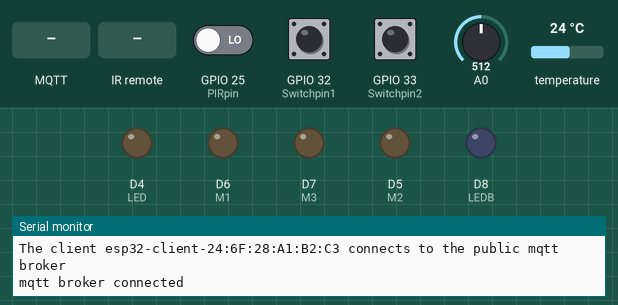
This sketch was run on a simulated ESP8266 (NodeMCU). Parts: output pins drawn as LEDs (lit = HIGH), the last lines printed to the serial monitor. Dashed ring = blinking. The inputs (shaded band) are chosen by the test bench; at power-on: GPIO 32 (Switchpin1) LOW, GPIO 25 (PIRpin) LOW, GPIO 33 (Switchpin2) LOW, A0 = 512, temperature 24 °C. WiFi joins after 1.5 s; servers stay silent unless stated; no MQTT or app messages arrive unless stated.

Above: at 2.8 s.
2.9 s: MQTT message "402" arrives on the first subscribed topic
At 5.7 s:
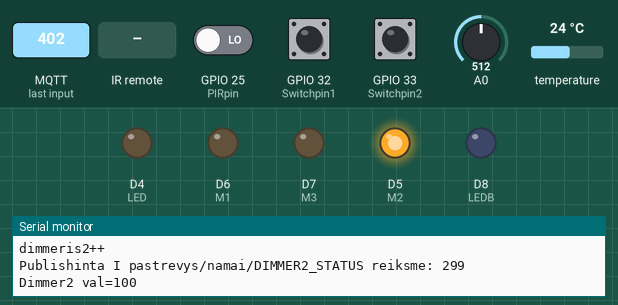
6.4 s: GPIO 32 (Switchpin1) pulled HIGH for 1 s
At 10.1 s:
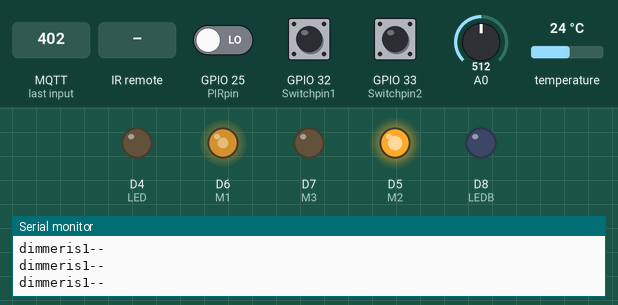
13.8 s: GPIO 25 (PIRpin) driven HIGH
At 16.0 s:
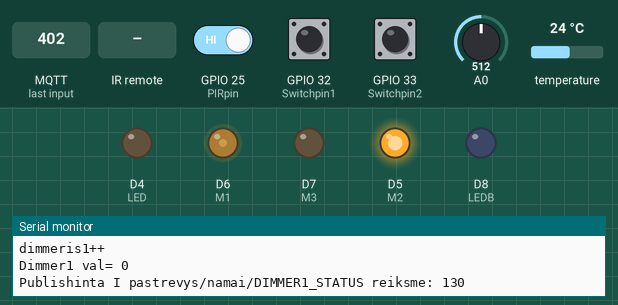
26.3 s: GPIO 33 (Switchpin2) pulled HIGH for 0.15 s
At 27.54 s:
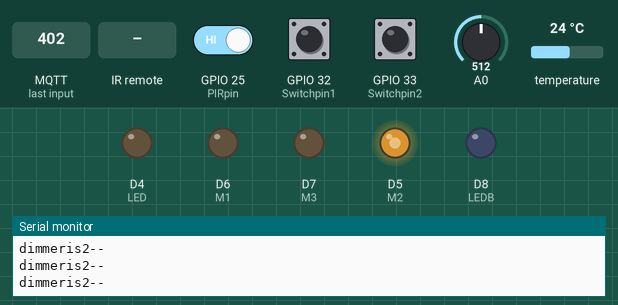
29.8 s: infrared code 0x22FF02 received
At 31.1 s:
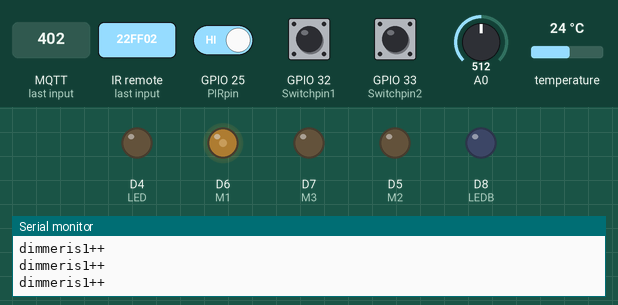
35.3 s: MQTT message "401" arrives on the second subscribed topic
At 39.5 s:
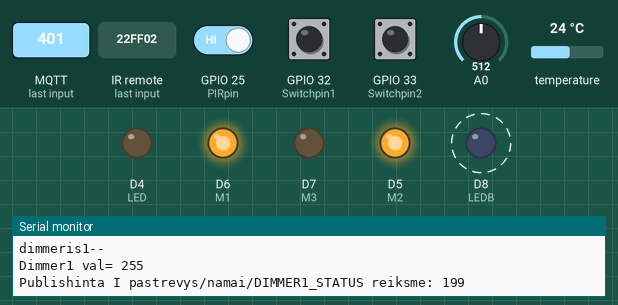
Timing chart, 0 to 39.8 s (numbered marks = the images above; inputs shaded):
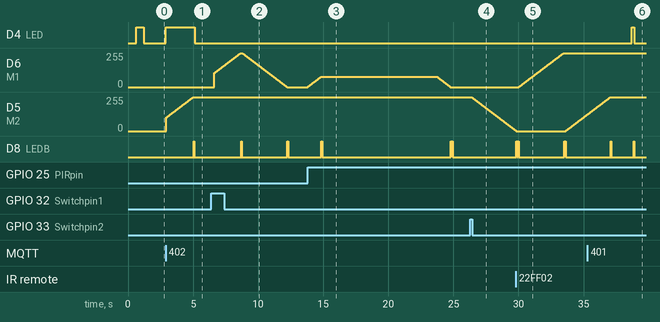

The sketch:

automatika_MQQ_1.11.ino
```cpp
#include <Arduino.h>
#include <analogWrite.h>
#include <WiFiManager.h>
#include <PubSubClient.h>
#include <Ticker.h>
#include <RCSwitch.h>
#include <OneWire.h>
#include <DallasTemperature.h>
Ticker ticker;


int temp;
int LED = 2;
int LEDB = 15;

#define ONE_WIRE_BUS 27
#define M1  12
#define M2  14
#define M3  13
#define LDRpin  34
#define PIRpin 25
#define Switchpin1  32
#define Switchpin2  33

int RFPAYLOAD = 0;

bool USE_PIR = true;
bool PIR_ACTIVE = false;
bool Dimmer1_on_switch = false;
bool Dimmer2_on_switch = false;
////////////INPUT//////////////////////////
bool NightLight_inside = false;
bool NightLight_outside = false;
bool stateS1 = false;
bool stateS2 = false;

bool needtochange = false;
bool ReadyToRead = true;
bool ReadyToRead2 = true;
bool PIR_Timerioflagas1=true;
bool TurnOFF_inside     = false;
bool TrunOFF_outside   = false;
bool TurnON_inside     = false;
bool published= false;
bool TurnON_outside = false;
bool switch1pre = false;
bool switch2pre = false;
bool switch1now = true;
bool switch2now = true;
bool Dimmer1_on_pir = false;
bool PIR_ACTIVE_again=false;
bool Flag1=true;
///////////OUTPUT//////////////////////////
bool PirInside = false;
byte D1 = 100;
byte D2 = 100;
byte D3 = 100;
///////////////////////////////////////////
long passed = 0;
byte Reconnect_MQTT_Attempts=0, Reconnect_WIFI_Attempts=0;
long passed2 = 0;
unsigned long lastReconnectAttempt = 0, lastReconnectAttempt_MQTT=0,lastReconnectAttempt_WIFI=0,timeSinceLastRead=0, SinceLastHeartbeat=0, LightON_Time=0;
int datat = 0;

long LDR_time , Dimmer1_on_time, Timer2;
int LDR_Value;

const char *mqtt_broker = "broker.hivemq.com";
const char *topic = "TOPIC";
const char *mqtt_username = "USERNAME";
const char *mqtt_password = "PASSWORD";
const int   mqtt_port = 1883;

OneWire oneWire(ONE_WIRE_BUS);
DallasTemperature sensors(&oneWire);
RCSwitch mySwitch = RCSwitch();
RCSwitch mySwitchT = RCSwitch();
WiFiClient espClient;
PubSubClient client(espClient);
  WiFiManager wm;

void IRAM_ATTR PIR_ACTIVADED(){
      PIR_ACTIVE = true;

}
void setup() {
  Serial.begin(9600);
  mySwitch.enableReceive(22);
  mySwitchT.enableTransmit(23);
  mySwitchT.setRepeatTransmit(3);
  analogWriteFrequency(1000);
  sensors.begin();

  pinMode(LEDB, OUTPUT);
  pinMode(LED, OUTPUT);
  pinMode(M1, OUTPUT);
  pinMode(M2, OUTPUT);
  pinMode(M3, OUTPUT);
  pinMode(Switchpin1, INPUT);
  pinMode(Switchpin2, INPUT);
  pinMode(LDRpin, INPUT);
  pinMode(PIRpin, INPUT_PULLDOWN);

  attachInterrupt(digitalPinToInterrupt(PIRpin), PIR_ACTIVADED, RISING);

  ticker.attach(0.6, tick);
  wm.setConfigPortalTimeout(60);
  wm.setAPCallback(configModeCallback);
  if (!wm.autoConnect()) {
    Serial.println("failed to connect and hit timeout");
    ESP.restart();
    delay(1000);
  }
  ticker.detach();

  Serial.println("Connected to the WiFi network");
  //connecting to a mqtt broker
  client.setServer(mqtt_broker, mqtt_port);
  client.setCallback(callback);
  while (!client.connected()) {
    String client_id = "esp32-client-";
    client_id += String(WiFi.macAddress());
    Serial.printf("The client %s connects to the public mqtt broker\n", client_id.c_str());
    if (client.connect(client_id.c_str(), mqtt_username, mqtt_password)) {
      Serial.println("mqtt broker connected");
    } else {
      Serial.print("failed with state ");
      Serial.print(client.state());
      delay(2000);
    }
  }
  // publish and subscribe
  client.subscribe(topic);
  client.subscribe("pastrevys/namai2");
  LDR_time = millis();
}


boolean reconnect() {
  String client_id = "esp32-client-";
    client_id += String(WiFi.macAddress());
  if (client.connect(client_id.c_str(), mqtt_username, mqtt_password)) {
    // Once connected, publish an announcement...
  client.subscribe("pastrevys/namai2");
    client.subscribe(topic);
  }
  return client.connected();
}

void callback(char *topic, byte *payload, unsigned int length) {
  tick();
  Serial.print("Message arrived in topic: ");
  Serial.println(topic);
  Serial.print("Message:");
  for (int i = 0; i < length; i++) {
    Serial.print((char) payload[i]);
  }
  Serial.println();
  Serial.println("-----------------------");

  datat += ((char)payload[0] - '0') * 100;
  datat += ((char)payload[1] - '0') * 10;
  datat += ((char)payload[2] - '0');
  proc (datat);
  datat = 0;
tick();
}

void tick() {
  //toggle state
  digitalWrite(LED, !digitalRead(LED));
}
void tick1() {
  //toggle state
  digitalWrite(LEDB, !digitalRead(LEDB));     // set pin to the opposite state
}
void configModeCallback (WiFiManager *myWiFiManager) {
  Serial.println("Entered config mode");
  Serial.println(WiFi.softAPIP());
  Serial.println(myWiFiManager->getConfigPortalSSID());
  ticker.attach(0.2, tick);
}

int TempDS18B20(){
    sensors.requestTemperatures();
    return (sensors.getTempCByIndex(0));
}


int proc (int payload) {

  if (payload >= 100 and payload <= 199) {
    Dimmer1 (payload);
  }
  if (payload >= 200 and payload <= 299) {
    Dimmer2 (payload);
  }
  if (payload >= 300 and payload <= 399) {
    Dimmer3 (payload);
  }
  if (payload >= 400 and payload <= 499) {
    Tasker (payload);
  }

}

void Dimmer1(int pay) {
  byte dim = map(pay, 100, 199, 0, 255);

    for (int i=D1; i<=dim; i++){
    analogWrite(M1, i);
    delayMicroseconds(200);
    Serial.println("dimmeris1++");
    }
  for (int i=D1; i>=dim;i--){
    analogWrite(M1, i);
    delayMicroseconds(200);
    Serial.println("dimmeris1--"); }

  Serial.print("Dimmer1 val= "); Serial.println(D1);
  pub (pay,"pastrevys/namai/DIMMER1_STATUS");
    D1 = dim;
    dim = 0;


}
void Dimmer2(int pay) {
  byte i = map(pay, 200, 299, 0, 255);

   for (int i1=D2; i1<=i; i1++){
    analogWrite(M2, i1);
    delay(0.6);
    Serial.println("dimmeris2++");
    }
  for (int i1=D2; i1>=i; i1--){
    analogWrite(M2, i1);
    delay(0.6);
    Serial.println("dimmeris2--"); }
    pub (pay,"pastrevys/namai/DIMMER2_STATUS");

  Serial.print("Dimmer2 val="); Serial.println(D2);
   D2 = i;
   i = 0;
}
void Dimmer3(int pay) {
  byte i = map(pay, 300, 399, 0, 255);  analogWrite(M3, i);
  D3 = i;
  Serial.print("Dimmer3 val="); Serial.println(D3);
}

void Tasker(int pay) {

  Serial.print("Tasker:: ");
  Serial.print(pay);
  Serial.println("");
  switch (pay) {
    case 401:     Dimmer1(199);               break;   //Ijungti 1 dimmeri MAX
    case 402:     Dimmer2(299);               break;   //Ijungti 2 dimmeri MAX
    case 403:     NightLight_inside = true;   break;   //Ijungti 1 dimmeri NIGHTLIGHT
    case 404:     NightLight_inside = false;  break;   //ISjungti 1 dimmeri NIGHTLIGHT
    case 405:     NightLight_outside = true;  break;   //Ijungti 2 dimmeri NIGHTLIGHT
    case 406:     NightLight_outside = false; break;   //ISjungti 2 dimmeri NIGHTLIGHT
    case 407:     Dimmer1(100);               break;   //ISjungti 1 dimmeri
    case 408:     Dimmer2(200);               break;   //ISjungti 2 dimmeri
    case 409:     PIR_ACTIVE = true;          break;   //Testavimui Aktyvuoti PIR dirbtinai
    case 410:     USE_PIR = false;            break;   //Deaktyvuoti  PIR VEIKIMA
    case 411:     ESP.restart();              break;   // Restartuoti sistema
  }
}


void change (byte i) {
  if   (i == 1) {
    if (D1 < 150) {
      Dimmer1(199);
      Dimmer1_on_switch = true;
    }
    else if (D1 > 150) {
      Dimmer1(100);
      Dimmer1_on_switch = false;
    }

  }
   if (i == 2) {
    if (D2 < 150) {
      Dimmer2(299);
      Dimmer2_on_switch = true;
    }
    else if (D2 > 150) {
      USE_PIR == true;
      Dimmer2(200);
      Dimmer2_on_switch = false;
    }
  }
}

void RFdecode(int Data){

  if (Data>10000 and Data<10100) pub((Data-10000),"pastrevys/namai/temperatura1");
  if (Data>20000 and Data<20100) pub((Data-20000),"pastrevys/namai/temperatura2");
  if (Data>30000 and Data<30100) pub((Data-30000),"pastrevys/namai/temperatura3");
  if (Data>40000 and Data<40100) pub((Data-40000),"pastrevys/namai/temperatura4");
  if (Data==4007926 and published==false){pub(1, "pastrevys/namai/durys");   published=true;}
  if (Data==2293506 and published==false){pub(605, "pastrevys/namai/virtuve/com");   published=true; Dimmer1(199);}
  if (Data==2293508 and published==false){pub(606, "pastrevys/namai/virtuve/com");   published=true; Dimmer1(100);}


  }
  void reconnect_WIFI(){

    long now = millis();
    Serial.println("Lost WIFI");
    if (now-lastReconnectAttempt_WIFI>50000){
      Serial.println("Trying to reconnect");
      lastReconnectAttempt_MQTT = now;
      Reconnect_MQTT_Attempts++;
      Serial.println("Reconnect attempts");
      Serial.println(Reconnect_MQTT_Attempts);
      WiFi.persistent (false);
      Serial.println("Disconnect wifi");
      delay(1000);
      wm.autoConnect("Virtuves_Valdiklis");
      Serial.println("Autoconnect");
      delay(1000);
    if (WiFi.status() == WL_CONNECTED){lastReconnectAttempt_WIFI=0;
      lastReconnectAttempt_WIFI = 0;
      Reconnect_WIFI_Attempts=0;
      reconnect();
      Serial.println("WIFI reconnect success");

    }
  }
  if (Reconnect_WIFI_Attempts>3){
    Serial.println("Reconnect unsuccessful, restarting ESP");
    ESP.restart();


  }  }
void reconnect_MQTT(){
  long now = millis();
  if (now - lastReconnectAttempt_MQTT > 5000) {
    lastReconnectAttempt_MQTT = now;
    Reconnect_MQTT_Attempts=+1;
  if (reconnect()) {
    lastReconnectAttempt_MQTT = 0;
    Reconnect_MQTT_Attempts=0;}  }
  if (Reconnect_MQTT_Attempts>3){
    ESP.restart();
  }
}

void update_values(){

  //pub (D1,pastrevys/namai/DIMMER1_STATUS

}

void STATELED() {
  if (WiFi.status() == 3) {
    digitalWrite(LED, LOW);
  }
  else  digitalWrite(LED, HIGH);
  if (client.state() == 0) {
    digitalWrite(LEDB, LOW);
  }
  else  digitalWrite(LEDB, HIGH);
}

boolean pub (int DATA, char *topikas){
    tick1();
    String temp_str;
    char temps[50];
    temp_str=(String)DATA;
    temp_str.toCharArray(temps, temp_str.length() + 1);
    Serial.print("Publishinta I ");
    Serial.print(topikas);
    Serial.print(" reiksme: ");
    Serial.println(temps);
    tick1();
    return client.publish(topikas,temps );
}

void loop() {
  if (mySwitch.available()) {
    RFPAYLOAD = mySwitch.getReceivedValue();
    Serial.print("GAUTA PER RF: "); Serial.println(RFPAYLOAD);
    RFdecode(RFPAYLOAD);
    pub (RFPAYLOAD,"pastrevys/namai/hub/RF");
  }

////////////////////////////////Mygtukai//////////////////////
  if (ReadyToRead == true ) {
    stateS1 = digitalRead(Switchpin1);
    passed = millis();
    ReadyToRead = false;

  }
  if (stateS1 != switch1pre) {
    switch1pre = stateS1;
    change(1);
    Serial.println("MYGTUKAS1");
  }
  if (ReadyToRead2 == true ) {
    stateS2 = digitalRead(Switchpin2);
    passed2 = millis();
    ReadyToRead2 = false;
    //
  }

  if (stateS2 != switch2pre) {
    switch2pre = stateS2;
    change(2);Serial.println("MYGTUKAS2");

      //
      }
  if (millis()-passed>250){ReadyToRead=true;}
  if (millis()-passed2>250){ReadyToRead2=true;}
////////////////////////////////////////////////////////////


  if (PIR_ACTIVE == HIGH) {
    pub(607, "pastrevys/namai/virtuve/com");
  }


// TIMERIS
  if (millis() - LDR_time >= 5000) {
    if (Dimmer1_on_pir == false){LDR_Value = analogRead(LDRpin);}
    LDR_time = millis();
    STATELED();
    published=false; // atstatomas publishinimo 1 karta flagas
    }
  if (millis() - Timer2 >= 30000){
    Serial.println (TempDS18B20());
    pub (TempDS18B20(),"pastrevys/namai/koridorius/temp");
        Timer2 = millis();

      ///////////////////////////////
  //NIGHTLIGHT//////////
  if (NightLight_inside and D1<2 and LDR_Value > 800){Dimmer1(102);}
  if (NightLight_outside and D2<20 and LDR_Value > 500){Dimmer2(202);}

  }

  if (PIR_ACTIVE == true and USE_PIR == true) {
    if (LDR_Value > 500 and Dimmer1_on_pir == false and D1 <12 ) {
      Dimmer1_on_pir = true;
      Dimmer1_on_time = millis();
      Dimmer1(130);
      PIR_ACTIVE=false;

    }

  }


  if (Dimmer1_on_pir and PIR_ACTIVE == true){
    Dimmer1_on_time = millis();
    // atnaujiname automatinio isjungimo timeri, jeigu vel suveike pir (reiskia kazkas vis dar patalpoje)
    PIR_ACTIVE=false;
  }

  if (Dimmer1_on_pir == true and millis() - Dimmer1_on_time >= 10000 and D1<90) {
    Dimmer1(100);
    Dimmer1_on_pir = false;
    PIR_ACTIVE = false;
    Serial.println("PIROUT");
    pub (1,"pastrevys/namai/PIR_STATUS");
    PIR_Timerioflagas1=true;

  }
  mySwitch.resetAvailable();
  client.loop();


  if ((!client.connected()) and (WiFi.status() == WL_CONNECTED) ) {
  reconnect_MQTT();}
// jei mqtt neveikia o wifi veikia tada pradedam mqtt prisijungimo cikla.

  if (WiFi.status() != WL_CONNECTED){
    reconnect_WIFI();
 // jei wifi atsijunges pradedam prisijungima vel.
  }

}

/*
                TOPIKAI
                pastrevys/namai/temperatura1
                pastrevys/namai/temperatura2
                pastrevys/namai/temperatura3
                pastrevys/namai/temperatura4
                pastrevys/namai/temperatura5
                pastrevys/namai/PIR_STATUS
                pastrevys/namai/DIMMER1_STATUS
                pastrevys/namai/DIMMER2_STATUS


*/
```

Measured:
- after the input at 2.9 s, D4 (LED): LOW → HIGH at once, → LOW 2.2 s later; D5 (M2): moves from 0/255 to 255/255 over 2.1 s, starting at once; D8 (LEDB): LOW → HIGH after 2.1 s, → LOW 0.06 s later
- after the input at 6.4 s, D6 (M1): rises from 0/255 to 255/255 in 2.0 s, then falls to 0/255 in 3.6 s; D8 (LEDB): alternates HIGH for 0.06 s and LOW for 3.5 s, starting after 2.3 s
- after the input at 13.8 s, D6 (M1): rises from 0/255 to 77/255 in 1.0 s, then falls to 0/255 in 9.9 s; D8 (LEDB): goes HIGH 0.06 s, LOW 9.9 s, HIGH 0.06 s, LOW 0.01 s, HIGH 0.06 s, then LOW, starting after 1.1 s
- after the input at 26.3 s, D5 (M2): moves from 255/255 to 3/255 over 3.3 s, starting after 0.15 s
- after the input at 29.8 s, D6 (M1): moves from 0/255 to 255/255 over 3.4 s, starting after 0.23 s
- after the input at 35.3 s, D4 (LED): LOW → HIGH after 3.4 s, → LOW 0.20 s later
